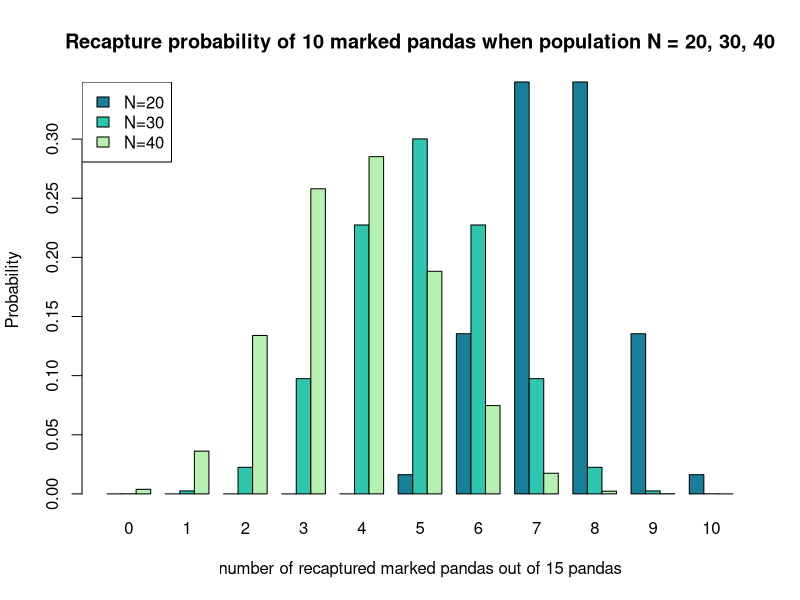
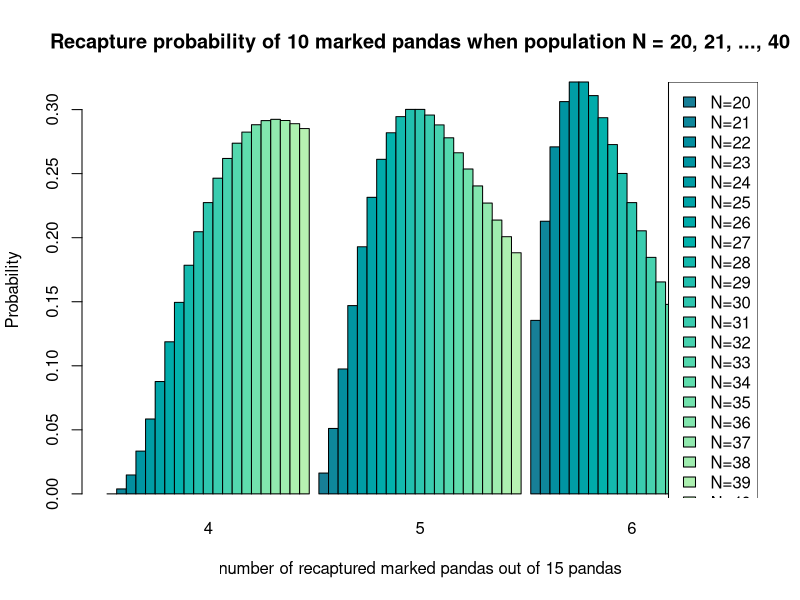
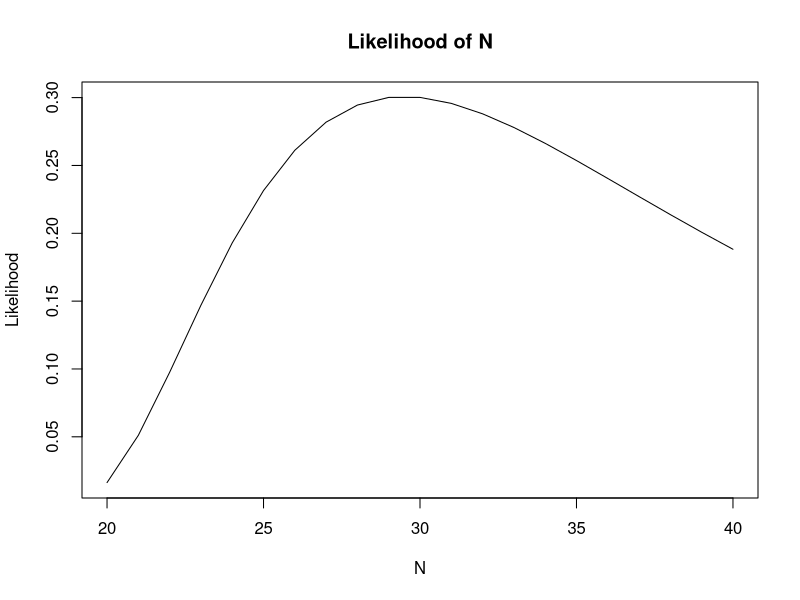

Generate these figures, in order, with R:
## ---- chunk 1
options(width = 100)
knitr::opts_chunk$set(echo = TRUE, message = FALSE, warning = FALSE )
## ---- chunk 2
possibleN <- c(20, 30, 40)
panda_col <- hcl.colors(length(possibleN), palette = "TealGrn")
barplot(t(sapply(possibleN, function(N) dhyper(0:10, 10, N-10, 15))),
        beside=TRUE,
        main = paste0("Recapture probability of 10 marked pandas when population N = 20, 30, 40"),
        ylab = "Probability",
        xlab = "number of recaptured marked pandas out of 15 pandas",
        col=panda_col,
        names=0:10)
legend("topleft", legend = paste0("N=", possibleN), fill=panda_col) 
## ---- chunk 3
possibleN <- 20:40
panda_col <- hcl.colors(length(possibleN), palette = "TealGrn")
barplot(t(sapply(possibleN, function(N) dhyper(4:6, 10, N-10, 15))),
        beside=TRUE,
        main = paste0("Recapture probability of 10 marked pandas when population N = 20, 21, ..., 40"),
        ylab = "Probability",
        xlab = "number of recaptured marked pandas out of 15 pandas",
        col=panda_col,
        bty='L',
        names=4:6)
legend("topright", legend = paste0("N=", possibleN), fill=panda_col) 
## ---- chunk 4
hyperLik <- function(N,M,n,m){dhyper(m,M,N-M,n)}
possibleN <- 20:40
likelihoods <- hyperLik(possibleN, 10, 15, 5)
plot(possibleN,likelihoods,
     type="l", 
     ylab="Likelihood",
     xlab="N",
     main = "Likelihood of N")
## ---- chunk 5
?boxplot
## ---- chunk 6
?aggregate
